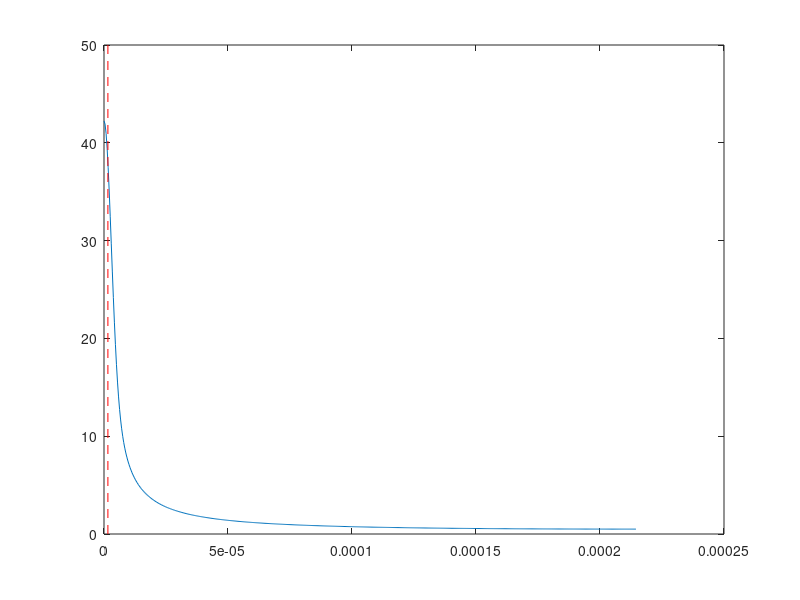
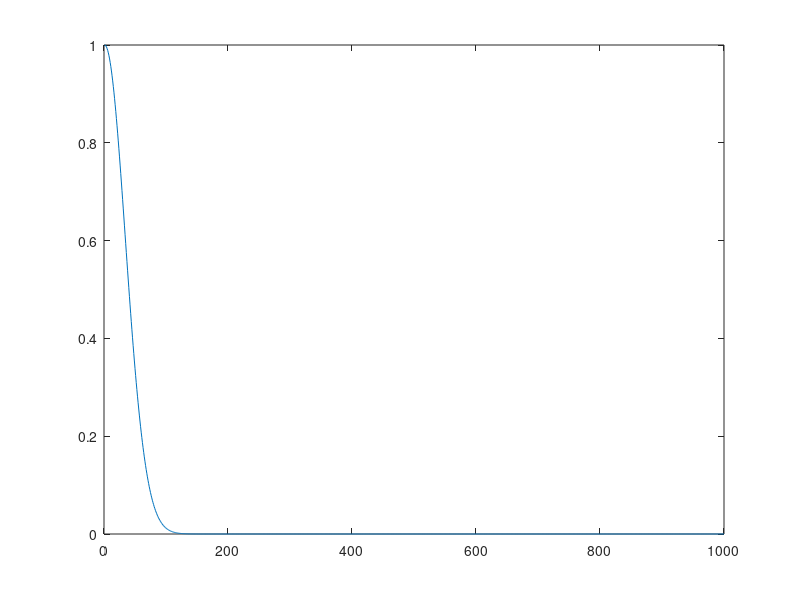

Reproduce these figures in MATLAB, in order.
%kick_wavelength.m
%Finding out what gaussian parameters result in a kick with wavelength
%4000km
dx = 15000;
x = linspace(0,15000e3, 1000);
N = length(x);
L = 15000e3;
n = 2^nextpow2(N);
sig1 = 500e3;
y1 = exp( -(x).^2/(2*sig1^2));
Y1 = fft(y1,n);

k =2*pi/L*(0:n/2);
figure(1)
plot(k, abs(Y1(1:n/2+1)));
hold on
plot([2*pi/4000e3, 2*pi/4000e3], [0, 50], 'r--');
hold off;
figure(2)
plot(y1)

